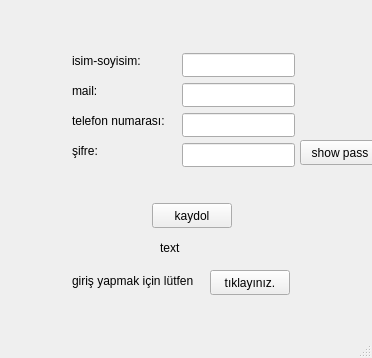
<?xml version="1.0" encoding="UTF-8"?>
<ui version="4.0">
 <class>registerWindow</class>
 <widget class="QMainWindow" name="registerWindow">
  <property name="geometry">
   <rect>
    <x>0</x>
    <y>0</y>
    <width>372</width>
    <height>358</height>
   </rect>
  </property>
  <property name="windowTitle">
   <string>Register Window</string>
  </property>
  <widget class="QWidget" name="centralwidget">
   <widget class="QLabel" name="label">
    <property name="geometry">
     <rect>
      <x>72</x>
      <y>53</y>
      <width>101</width>
      <height>16</height>
     </rect>
    </property>
    <property name="text">
     <string>isim-soyisim:</string>
    </property>
   </widget>
   <widget class="QLabel" name="label_2">
    <property name="geometry">
     <rect>
      <x>72</x>
      <y>83</y>
      <width>55</width>
      <height>16</height>
     </rect>
    </property>
    <property name="text">
     <string>mail:</string>
    </property>
   </widget>
   <widget class="QLabel" name="label_3">
    <property name="geometry">
     <rect>
      <x>72</x>
      <y>113</y>
      <width>111</width>
      <height>16</height>
     </rect>
    </property>
    <property name="text">
     <string>telefon numarası:</string>
    </property>
   </widget>
   <widget class="QLabel" name="label_4">
    <property name="geometry">
     <rect>
      <x>72</x>
      <y>143</y>
      <width>71</width>
      <height>16</height>
     </rect>
    </property>
    <property name="text">
     <string>şifre: </string>
    </property>
   </widget>
   <widget class="QLineEdit" name="reg_isim">
    <property name="geometry">
     <rect>
      <x>182</x>
      <y>53</y>
      <width>113</width>
      <height>24</height>
     </rect>
    </property>
   </widget>
   <widget class="QLineEdit" name="reg_mail">
    <property name="geometry">
     <rect>
      <x>182</x>
      <y>83</y>
      <width>113</width>
      <height>24</height>
     </rect>
    </property>
   </widget>
   <widget class="QLineEdit" name="reg_tel">
    <property name="geometry">
     <rect>
      <x>182</x>
      <y>113</y>
      <width>113</width>
      <height>24</height>
     </rect>
    </property>
   </widget>
   <widget class="QLineEdit" name="reg_pass">
    <property name="geometry">
     <rect>
      <x>182</x>
      <y>143</y>
      <width>113</width>
      <height>24</height>
     </rect>
    </property>
    <property name="echoMode">
     <enum>QLineEdit::Password</enum>
    </property>
   </widget>
   <widget class="QPushButton" name="pushButton">
    <property name="geometry">
     <rect>
      <x>152</x>
      <y>203</y>
      <width>80</width>
      <height>25</height>
     </rect>
    </property>
    <property name="text">
     <string>kaydol</string>
    </property>
   </widget>
   <widget class="QLabel" name="label_5">
    <property name="geometry">
     <rect>
      <x>72</x>
      <y>273</y>
      <width>141</width>
      <height>16</height>
     </rect>
    </property>
    <property name="text">
     <string>giriş yapmak için lütfen</string>
    </property>
   </widget>
   <widget class="QPushButton" name="pushButton_2">
    <property name="geometry">
     <rect>
      <x>210</x>
      <y>270</y>
      <width>80</width>
      <height>25</height>
     </rect>
    </property>
    <property name="text">
     <string>tıklayınız.</string>
    </property>
   </widget>
   <widget class="QPushButton" name="pushButton_3">
    <property name="geometry">
     <rect>
      <x>300</x>
      <y>140</y>
      <width>80</width>
      <height>25</height>
     </rect>
    </property>
    <property name="text">
     <string>show pass</string>
    </property>
   </widget>
   <widget class="QLabel" name="state">
    <property name="geometry">
     <rect>
      <x>160</x>
      <y>240</y>
      <width>55</width>
      <height>16</height>
     </rect>
    </property>
    <property name="text">
     <string>text</string>
    </property>
   </widget>
  </widget>
  <widget class="QMenuBar" name="menubar">
   <property name="geometry">
    <rect>
     <x>0</x>
     <y>0</y>
     <width>372</width>
     <height>20</height>
    </rect>
   </property>
  </widget>
  <widget class="QStatusBar" name="statusbar"/>
 </widget>
 <resources/>
 <connections/>
</ui>
